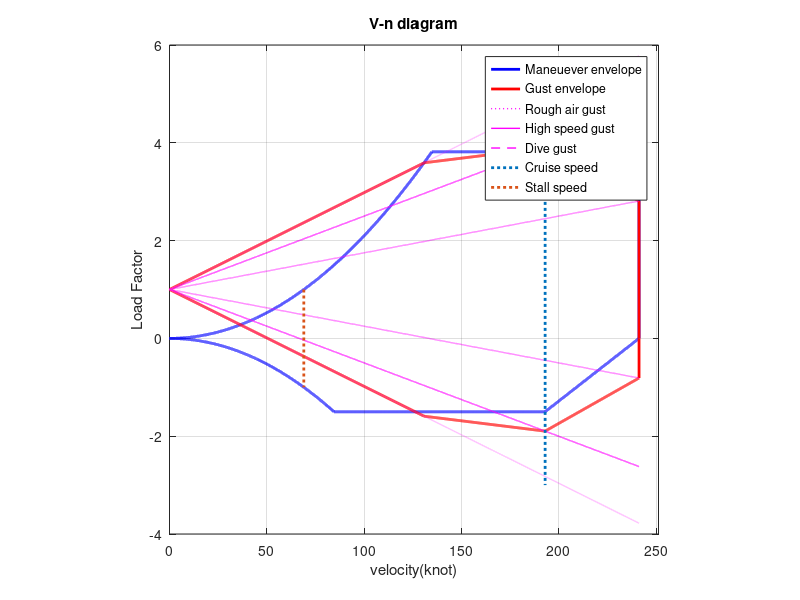

Source code (MATLAB):
%%
clear all
clc
close all
% 0.592 knot = 1 ft/s, 1 knot = 1.688 ft/s
% load factor = Total lift/ weight

d=0.0021; %density, slug/ft^3 , alt = 5000ft
cl=1.6;   %max lift coefficient, Reynolds number = 6500000
c = 4.5;  %mean aerodynamic chord, ft
b = 36.74; % wingspan
S= 175; % wing area, ft^2
AR = b^2/S; %aspect ratio 
W= 4000; %MTOW , lb
WL=W/S;  % wingload
g= 32.26; % gravity acceleration ft/s^2  
cla=4.5; % fig 3.4.14 find with AR and times 180/3.14
mu=(2*WL)/(d*g*c*cla); % mass ratio
k=(0.88*mu)/(5.3+mu); % gust alleviation factor in subsonic

u1=66; % rough air gust, ft/s, U_de
u2=50; % high speed gust, ft/s, U_de
u3=25; % dive speed gust, ft/s, U_de
vc = 193; %cruise speed, knots
vd = vc*1.25; % dive speed, typically vc*1.25
vb = vd/2; % maneuever speed at rough air gust
nlimit=2.1+24000/(W+10000); %maximum positive load factor, more than 2.1+24000/(W+10000)
nnlimit=-1.5; %maximum negative load factor

v=0 : 0.01 : vd; % velocity
n=(d*cl*((1.69*v).^2))/(2*WL); % load fator
nn=-n;

ng1 = 1+((k*u1*v*cla)/(498*WL)); %rough air gust load factor
ng2 = 1+((k*u2*v*cla)/(498*WL)); %high speed gust load factor
ng3 = 1+((k*u3*v*cla)/(498*WL)); %dive gust load factor
ng11 = 1-((k*u1*v*cla)/(498*WL)); %rough air gust load factor
ng22 = 1-((k*u2*v*cla)/(498*WL)); %high gust load factor
ng33 = 1-((k*u3*v*cla)/(498*WL)); %dive gust load factor
temp = roots([(d*cl*((1.69)^2))/(2*WL) -((k*u1*cla)/(498*WL)) -1]);
vb=temp(temp>0);

n( n > nlimit ) = nlimit; % restrict positive load factor
nn( nn < nnlimit )= nnlimit; % restrict negative load factor
n( v >= vd) = 0; % positive load factor = 0 at dive speed
nn( v >= vd) = 0; % negative load factor = 0 at dive speed

for i = find(v==vc) : find(v==vd)
    
    nn(i) = -nnlimit/(vd-vc)*(v(i)-vc)+nnlimit;
    
end

ngp1 = 1+((k*u1*vb*cla)/(498*WL)); % rough air gust point
ngp2 = 1+((k*u2*vc*cla)/(498*WL)); % high speed air gust point
ngp3 = 1+((k*u3*vd*cla)/(498*WL)); % dive speed air gust point
ngp11 = 1-((k*u1*vb*cla)/(498*WL)); % - rough air gust point 
ngp22 = 1-((k*u2*vc*cla)/(498*WL)); % - high speed air gust point
ngp33 = 1-((k*u3*vd*cla)/(498*WL)); % - dive speed air gust point

for i = 1:1001
gx(i) = 0+(i-1)*vb/1000;
gy(i) = (ngp1-1)/vb*gx(i)+1;
end
for i = 1002:2002
gx(i) = gx(1001)+(i-1002)*(vc-vb)/1000;
gy(i) = (ngp2-ngp1)/(vc-vb)*gx(i)-(ngp2-ngp1)/(vc-vb)*gx(1001)+gy(1001);
end
for i = 2003:3003
gx(i) = gx(2002)+(i-2003)*(vd-vc)/1000;
gy(i) = (ngp3-ngp2)/(vd-vc)*gx(i)-(ngp3-ngp2)/(vd-vc)*gx(2002)+gy(2002);
end

for i = 1:1001
gx2(i) = 0+(i-1)*vb/1000;
gy2(i) = (ngp11-1)/vb*gx2(i)+1;
end
for i = 1002:2002
gx2(i) = gx2(1001)+(i-1002)*(vc-vb)/1000;
gy2(i) = (ngp22-ngp11)/(vc-vb)*gx2(i)-(ngp22-ngp11)/(vc-vb)*gx2(1001)+gy2(1001);
end
for i = 2003:3003
gx2(i) = gx2(2002)+(i-2003)*(vd-vc)/1000;
gy2(i) = (ngp33-ngp22)/(vd-vc)*gx2(i)-(ngp33-ngp22)/(vd-vc)*gx2(2002)+gy2(2002);
end
gx(3004)=vd+0.001; gy(3004)=0;
gx2(3004)=vd+0.001; gy2(3004)=0;


figure(1)

% Maneuever envelope
a1 = plot(v,n, 'b','LineWidth',2);
hold on
plot(v,nn,'b', 'LineWidth',2);




% Gust envelope
 a2 = plot(gx,gy,'r', 'LineWidth',2);
 plot(gx2,gy2, 'r','LineWidth',2);
 
%Gust line 
a3 = plot(v,ng1,'m:', 'LineWidth',1);
a4 = plot(v,ng2,'m-', 'LineWidth',1);
a5 = plot(v,ng3,'m--', 'LineWidth',1);

plot(v,ng11,'m:', 'LineWidth',1)
plot(v,ng22,'m-', 'LineWidth',1)
plot(v,ng33,'m--', 'LineWidth',1)

% velocity check line
xv = vc;  
ystart = 5;
 yend = -3;
 a6 = plot([xv xv], [ystart yend],':','LineWidth',2);
 
 temp = find(n<=1);
 temp = sort(temp,'descend');
 vs = v(temp(2));
a7 = plot([vs vs], [1 -1],':','LineWidth',2);

legend([a1, a2, a3, a4, a5, a6,a7],{'Maneuever envelope', 'Gust envelope','Rough air gust',... 
        'High speed gust', 'Dive gust','Cruise speed','Stall speed'})
grid on
title('V-n diagram');
xlabel('velocity(knot)');ylabel('Load Factor');
xlim([0 vd+10])

axis('square')
